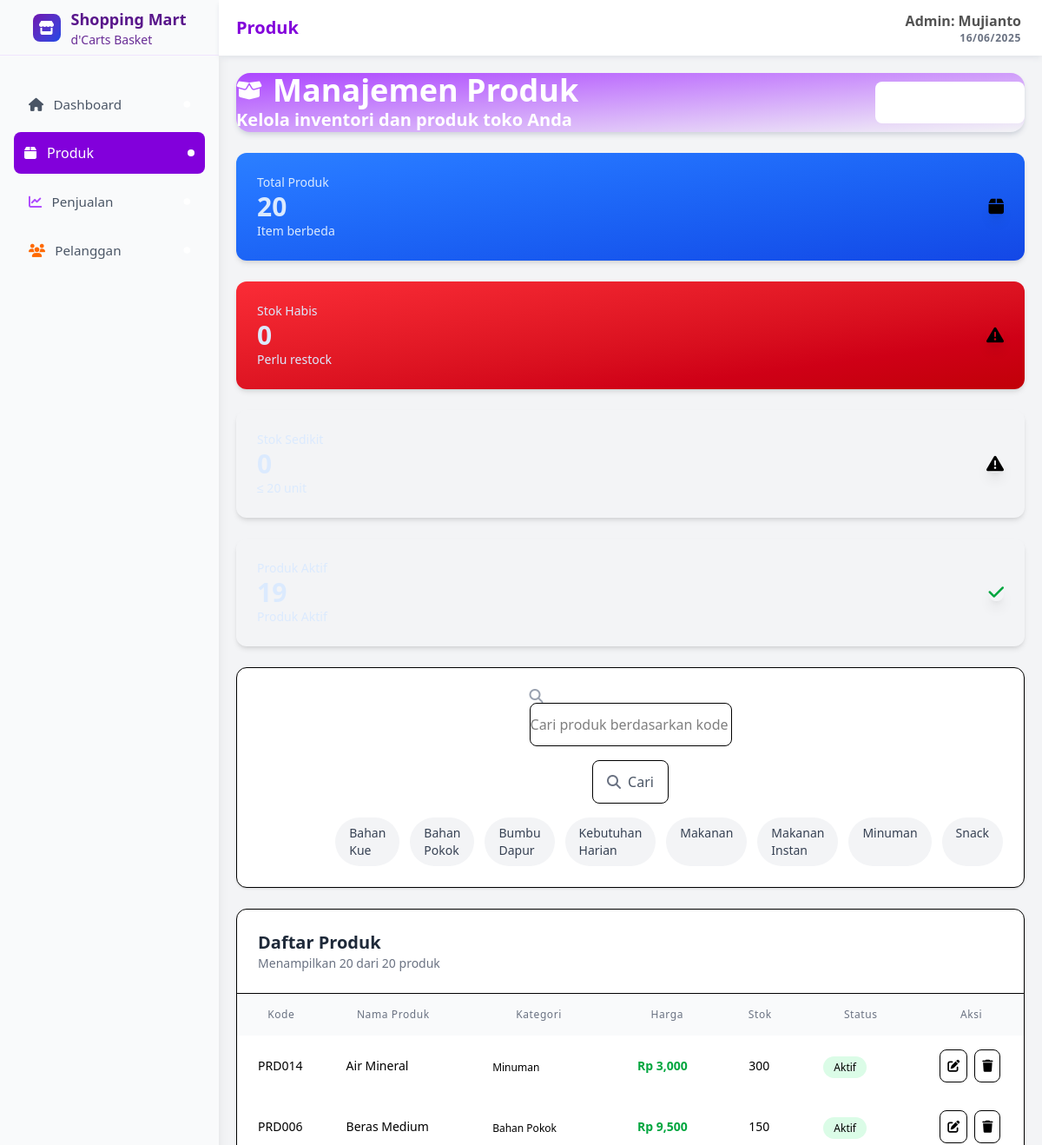
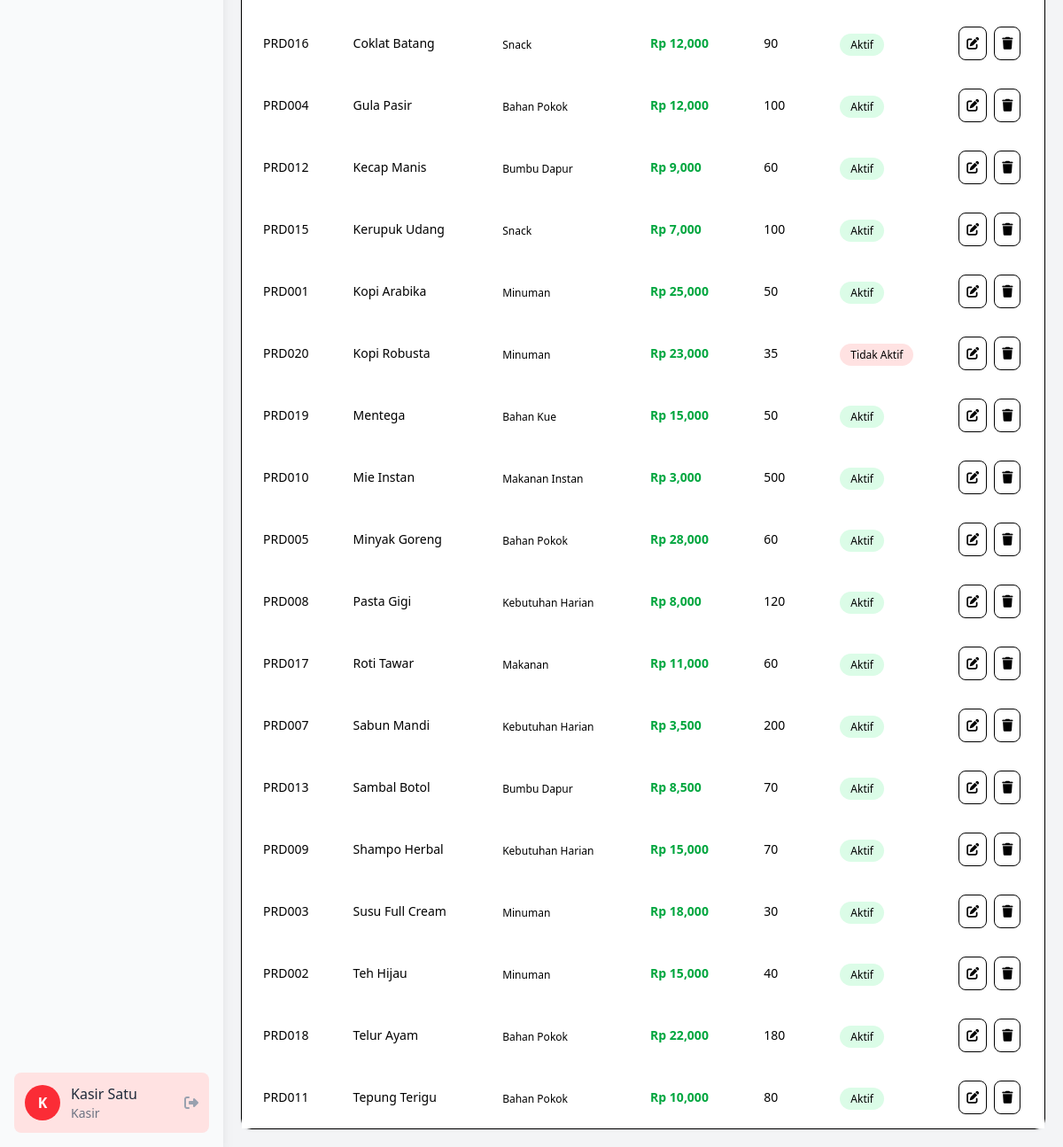
Screenshot of /pages/kelola-produk-view.php with the database file from the repository (2 pictures, top to bottom).
### tables this page shows
CREATE TABLE produk (
    id_produk INT PRIMARY KEY AUTO_INCREMENT,
    kode_produk VARCHAR(50) UNIQUE NOT NULL,
    nama_produk VARCHAR(255) NOT NULL,
    deskripsi TEXT,
    harga_jual DECIMAL(10, 2) NOT NULL DEFAULT 0.00,
    stok INT NOT NULL DEFAULT 0,
    satuan VARCHAR(50) NOT NULL,
    kategori VARCHAR(100),
    foto_produk VARCHAR(255),
    tanggal_dibuat DATETIME NOT NULL DEFAULT CURRENT_TIMESTAMP,
    tanggal_diperbarui DATETIME NOT NULL DEFAULT CURRENT_TIMESTAMP ON UPDATE CURRENT_TIMESTAMP,
    status_produk ENUM('Aktif', 'Tidak Aktif') NOT NULL DEFAULT 'Aktif'
);

### utils/tools_util.php (called while the page is built, shortened)
<?php
function getFormattedDate()
{
    $hari = date('d');
    $bulan = date('m');
    $tahun = date('Y');
    $formattedDate = "$hari/$bulan/$tahun";
    return $formattedDate;
}
function buildUrlWithParams($newKategori)
{
    $params = $_GET;
    $params['kategori'] = $newKategori;
    return '?' . http_build_query($params);
}

### utils/produk_util.php (called while the page is built, shortened)
<?php
include '../auth/koneksi.php';
function getTotalPruduk() {
    global $koneksi;
    $query = "SELECT COUNT(*) as total FROM produk";
    $result = mysqli_query($koneksi, $query);
    return $result ? mysqli_fetch_assoc($result)['total'] : 0;
}
function getTotalProdukHampirHabis() {
    global $koneksi;
    $query = "SELECT COUNT(*) as total FROM produk WHERE stok <= 20 AND stok <> 0 AND status_produk = 'Aktif'";
    $result = mysqli_query($koneksi, $query);
    return $result ? mysqli_fetch_assoc($result)['total'] : 0;
}
function filterProdukByKategoriAndKodeProduk($kategori, $kode_produk) {
    global $koneksi;
    $kategori = mysqli_real_escape_string($koneksi, $kategori);
    $kode_produk = mysqli_real_escape_string($koneksi, $kode_produk);
    if ($kategori === 'Semua') {
        $query = "SELECT * FROM produk WHERE kode_produk LIKE '%$kode_produk%' ORDER BY nama_produk ASC";
    } else {
        $query = "SELECT * FROM produk WHERE kategori = '$kategori' AND kode_produk LIKE '%$kode_produk%' ORDER BY nama_produk ASC";
    }
    $result = mysqli_query($koneksi, $query);
    return $result ? mysqli_fetch_all($result, MYSQLI_ASSOC) : [];
}
function getAllKategoriProduk() {
    global $koneksi;
    $query = "SELECT DISTINCT kategori FROM produk ORDER BY kategori ASC";
    $result = mysqli_query($koneksi, $query);
    return $result ? mysqli_fetch_all($result, MYSQLI_ASSOC) : [];
}
function getTotalProdukHabis() {
    global $koneksi;
    $query = "SELECT COUNT(*) as total FROM produk WHERE stok = 0";
    $result = mysqli_query($koneksi, $query);
    return $result ? mysqli_fetch_assoc($result)['total'] : 0;
}
function getTotalProdukAktif() {
    global $koneksi;
    $query = "SELECT COUNT(*) as total FROM produk WHERE status_produk = 'Aktif'";
    $result = mysqli_query($koneksi, $query);
    return $result ? mysqli_fetch_assoc($result)['total'] : 0;
}
?>

### pages/kelola-produk-view.php (the view, shortened to what this page needs)
<?php
require '../utils/tools_util.php';
require '../utils/produk_util.php';
$kategori_aktif = isset($_GET['kategori']) ? $_GET['kategori'] : 'Semua';
$kode_produk = isset($_GET['kode_produk']) ? $_GET['kode_produk'] : '';
$produkList = filterProdukByKategoriAndKodeProduk($kategori_aktif, $kode_produk);
?>
<!DOCTYPE html>
<html lang="en">
<head>
    <link rel="stylesheet" href="../assets/output.css">
    <link rel="stylesheet" href="https://cdnjs.cloudflare.com/ajax/libs/font-awesome/6.7.2/css/all.min.css" />
</head>
<body class="flex w-full h-screen bg-gray-100">
    <?php
    include '../components/sidebar.php'
    ?>
    <div class="flex-1 flex flex-col">
        <div class="w-full h-16 p-3 pl-5 bg-white flex items-center justify-between shadow-md shadow-gray-200">
            <p class="font-bold text-xl text-purple-700">Produk</p>
            <div class="text-neutral-600 text-right mr-3">
                <p class="font-bold">Admin: <span>Mujianto</span></p>
                <p class="text-xs text-gray-500 font-semibold tracking-wider"><?= getFormattedDate() ?></p>
            </div>
        </div>
        <main class="flex-1 flex flex-col space-y-6 w-full h-screen p-5 overflow-y-auto">
            <div class="p-10 flex items-center justify-between bg-gradient-to-br from-purple-500 to-purple-700 rounded-2xl text-white shadow-md shadow-gray-300">
                <div class="text-purple-100">
                    <div class="flex items-center gap-3">
                        <i class="fa-solid fa-box-open text-2xl"></i>
                        <p class="font-bold text-4xl">Manajemen Produk</p>
                    </div>
                    <p class="mt-1 text-xl font-semibold text-purple-100">Kelola inventori dan produk toko Anda</p>
                </div>
                <div>
                    <a href="tambah-produk-view.php">
                        <div class="flex items-center gap-5 px-5 py-3 rounded-lg bg-white text-purple-600">
                            <i class="fa-solid fa-plus"></i>
                            <p>Tambah Produk</p>
                        </div>
                    </a>
                </div>
            </div>
            <div class="grid grid-cols-1 lg:grid-cols-4 gap-6 mb-6">
                <?php
                $dashboardData = [
                    [
                        'title' => 'Total Produk',
                        'value' => getTotalPruduk(),
                        'suffix' => 'Item berbeda',
                        'color' => 'blue',
                        'icon' => 'fa-solid fa-box'
                    ],
                    [
                        'title' => 'Stok Habis',
                        'value' => getTotalProdukHabis(),
                        'suffix' => 'Perlu restock',
                        'color' => 'red',
                        'icon' => 'fa-solid fa-triangle-exclamation'
                    ],
                    [
                        'title' => 'Stok Sedikit',
                        'value' => getTotalProdukHampirHabis(),
                        'suffix' => '≤ 20 unit',
                        'color' => 'yellow',
                        'icon' => 'fa-solid fa-exclamation-triangle'
                    ],
                    [
                        'title' => 'Produk Aktif',
                        'value' => getTotalProdukAktif(),
                        'suffix' => 'Produk Aktif',
                        'color' => 'green',
                        'icon' => 'fa-solid fa-check'
                    ]
                ];
                foreach ($dashboardData as $data) {
                    include '../components/card-informasi-kelola-produk.php';
                }
                ?>
            </div>
            <div class="bg-white rounded-xl p-6 shadow-sm border border-gray-200 mb-6">
                <form action="" method="GET">
                    <div class="flex flex-col lg:flex-row gap-4 items-center">
                        <div class="flex-1 relative">
                            <div class="absolute inset-y-0 left-0 pl-3 flex items-center pointer-events-none">
                                <i class="fa-solid fa-search text-gray-400"></i>
                            </div>
                            <input
                                type="text"
                                name="kode_produk"
                                value="<?= isset($_GET['kode_produk']) ? htmlspecialchars($_GET['kode_produk']) : '' ?>"
                                placeholder="Cari produk berdasarkan kode produk"
                                class="w-full pl-10 pr-4 py-3 border border-gray-200 rounded-lg focus:ring-2 focus:ring-green-500 focus:border-green-500 outline-none transition-colors">
                        </div>
                        <button type="submit" class="flex items-center gap-2 px-4 py-3 border border-gray-200 rounded-lg hover:bg-gray-50 transition-colors">
                            <i class="fa-solid fa-search text-gray-500"></i>
                            <span class="text-gray-600">Cari</span>
                        </button>
                    </div>
                </form>
                <?php
                $kategori_aktif = isset($_GET['kategori']) ? $_GET['kategori'] : 'Semua';
                $data = getAllKategoriProduk();
                ?>
                <div class="flex flex-wrap gap-3 mt-4 pt-4 border-t border-gray-100">
                    <a href="<?= buildUrlWithParams('Semua') ?>"
                        class="category-filter px-4 py-2 <?= $kategori_aktif === 'Semua' ? 'bg-green-500 text-white' : 'bg-gray-100 text-gray-700 hover:bg-gray-200' ?> rounded-full text-sm font-medium transition-colors">
                    </a>
                    <?php foreach ($data as $d) :
                        $isActive = $d['kategori'] === $kategori_aktif;
                        $bgClass = $isActive ? 'bg-green-500 text-white' : 'bg-gray-100 text-gray-700 hover:bg-gray-200';
                    ?>
                        <a href="<?= buildUrlWithParams($d['kategori']) ?>"
                            class="category-filter px-4 py-2 <?= $bgClass ?> rounded-full text-sm font-medium transition-colors">
                            <?= $d['kategori'] ?>
                        </a>
                    <?php endforeach; ?>
                </div>
            </div>
            <div class="bg-white rounded-xl shadow-sm border border-gray-200">
                <div class="p-6 border-b border-gray-200">
                    <h2 class="text-xl font-semibold text-gray-800">Daftar Produk</h2>
                    <p class="text-gray-500 text-sm mt-1">Menampilkan <?= count($produkList) ?> dari <?= getTotalPruduk() ?> produk</p>
                </div>
                <div class="overflow-x-auto">
                    <table class="w-full">
                        <thead class="bg-gray-50">
                            <tr>
                                <th class="px-6 py-4 text-left text-xs font-medium text-gray-500 uppercase tracking-wider">Kode</th>
                                <th class="px-6 py-4 text-left text-xs font-medium text-gray-500 uppercase tracking-wider">Nama Produk</th>
                                <th class="px-6 py-4 text-left text-xs font-medium text-gray-500 uppercase tracking-wider">Kategori</th>
                                <th class="px-6 py-4 text-left text-xs font-medium text-gray-500 uppercase tracking-wider">Harga</th>
                                <th class="px-6 py-4 text-left text-xs font-medium text-gray-500 uppercase tracking-wider">Stok</th>
                                <th class="px-6 py-4 text-left text-xs font-medium text-gray-500 uppercase tracking-wider">Status</th>
                                <th class="px-6 py-4 text-left text-xs font-medium text-gray-500 uppercase tracking-wider">Aksi</th>
                            </tr>
                        </thead>
                        <tbody class="bg-white divide-y divide-gray-200">
                            <?php if (!empty($produkList)): ?>
                                <?php foreach ($produkList as $produk): ?>
                                    <tr class="hover:bg-gray-50">
                                        <td class="px-6 py-4 whitespace-nowrap text-sm font-medium text-gray-900"><?= $produk['kode_produk'] ?></td>
                                        <td class="px-6 py-4 whitespace-nowrap text-sm text-gray-900"><?= $produk['nama_produk'] ?></td>
                                        <td class="px-6 py-4 whitespace-nowrap">
                                            <span class="px-3 py-1 text-xs font-medium bg-blue-100 text-blue-800 rounded-full"><?= $produk['kategori'] ?></span>
                                        </td>
                                        <td class="px-6 py-4 whitespace-nowrap text-sm font-semibold text-green-600">Rp <?= number_format($produk['harga_jual'], 0, '.', ',') ?></td>
                                        <td class="px-6 py-4 whitespace-nowrap text-sm">
                                            <p class="px-3 py-1 rounded-full <?= $produk['stok'] > 20  ? 'text-grey-900' : 'text-red-800 bg-red-100' ?> ">
                                                <?= $produk['stok'] ?>
                                            </p>
                                        </td>
                                        <td class="px-6 py-4 whitespace-nowrap">
                                            <span class="px-3 py-1 text-xs font-medium <?= $produk['status_produk'] == 'Aktif' ? 'bg-green-100 text-green-800' : 'bg-red-100 text-red-800' ?>  rounded-full"><?= $produk['status_produk'] ?></span>
                                        </td>
                                        <td class="px-6 py-4 whitespace-nowrap text-sm">
                                            <div class="flex gap-2">
                                                <a href="edit-produk-view.php?id_produk=<?= $produk['id_produk'] ?>">
                                                    <div class="p-2 text-blue-600 hover:bg-blue-50 rounded-lg border border-blue-200 transition-colors">
                                                        <i class="fa-solid fa-edit"></i>
                                                    </div>
                                                </a>
                                                <a href="">
                                                    <div class="p-2 text-red-600 hover:bg-red-50 rounded-lg border border-red-200 transition-colors">
                                                        <i class="fa-solid fa-trash"></i>
                                                    </div>
                                                </a>
                                            </div>
                                        </td>
                                    </tr>
                                <?php endforeach; ?>
                            <?php else: ?>
                                <tr>
                                    <td colspan="7" class="px-6 py-4 text-center text-gray-500">Tidak ada produk ditemukan</td>
                                </tr>
                            <?php endif; ?>
                        </tbody>
                    </table>
                </div>
            </div>
        </main>
    </div>
</body>
</html>

### rows the page displays
produk: kode_produk "PRD014", nama_produk "Air Mineral", kategori "Minuman", harga_jual "3,000", stok "300", status_produk "Aktif"
produk: kode_produk "PRD006", nama_produk "Beras Medium", kategori "Bahan Pokok", harga_jual "9,500", stok "150", status_produk "Aktif"
produk: kode_produk "PRD016", nama_produk "Coklat Batang", kategori "Snack", harga_jual "12,000", stok "90", status_produk "Aktif"
produk: kode_produk "PRD004", nama_produk "Gula Pasir", kategori "Bahan Pokok", harga_jual "12,000", stok "100", status_produk "Aktif"
produk: kode_produk "PRD012", nama_produk "Kecap Manis", kategori "Bumbu Dapur", harga_jual "9,000", stok "60", status_produk "Aktif"
produk: kode_produk "PRD015", nama_produk "Kerupuk Udang", kategori "Snack", harga_jual "7,000", stok "100", status_produk "Aktif"
produk: kode_produk "PRD001", nama_produk "Kopi Arabika", kategori "Minuman", harga_jual "25,000", stok "50", status_produk "Aktif"
produk: kode_produk "PRD020", nama_produk "Kopi Robusta", kategori "Minuman", harga_jual "23,000", stok "35", status_produk "Tidak Aktif"
produk: kode_produk "PRD019", nama_produk "Mentega", kategori "Bahan Kue", harga_jual "15,000", stok "50", status_produk "Aktif"
produk: kode_produk "PRD010", nama_produk "Mie Instan", kategori "Makanan Instan", harga_jual "3,000", stok "500", status_produk "Aktif"
produk: kode_produk "PRD005", nama_produk "Minyak Goreng", kategori "Bahan Pokok", harga_jual "28,000", stok "60", status_produk "Aktif"
produk: kode_produk "PRD008", nama_produk "Pasta Gigi", kategori "Kebutuhan Harian", harga_jual "8,000", stok "120", status_produk "Aktif"
produk: kode_produk "PRD017", nama_produk "Roti Tawar", kategori "Makanan", harga_jual "11,000", stok "60", status_produk "Aktif"
produk: kode_produk "PRD007", nama_produk "Sabun Mandi", kategori "Kebutuhan Harian", harga_jual "3,500", stok "200", status_produk "Aktif"
produk: kode_produk "PRD013", nama_produk "Sambal Botol", kategori "Bumbu Dapur", harga_jual "8,500", stok "70", status_produk "Aktif"
produk: kode_produk "PRD009", nama_produk "Shampo Herbal", kategori "Kebutuhan Harian", harga_jual "15,000", stok "70", status_produk "Aktif"
produk: kode_produk "PRD003", nama_produk "Susu Full Cream", kategori "Minuman", harga_jual "18,000", stok "30", status_produk "Aktif"
produk: kode_produk "PRD002", nama_produk "Teh Hijau", kategori "Minuman", harga_jual "15,000", stok "40", status_produk "Aktif"
produk: kode_produk "PRD018", nama_produk "Telur Ayam", kategori "Bahan Pokok", harga_jual "22,000", stok "180", status_produk "Aktif"
produk: kode_produk "PRD011", nama_produk "Tepung Terigu", kategori "Bahan Pokok", harga_jual "10,000", stok "80", status_produk "Aktif"

### other values shown
getFormattedDate() "16/06/2025"
$title "Total Produk"
$value "20"
$suffix "Item berbeda"
$title "Stok Habis"
$value "0"
$suffix "Perlu restock"
$d['kategori'] "Bahan Kue"
$d['kategori'] "Bahan Pokok"
$d['kategori'] "Bumbu Dapur"
$d['kategori'] "Kebutuhan Harian"
$d['kategori'] "Makanan"
$d['kategori'] "Makanan Instan"
$d['kategori'] "Minuman"
$d['kategori'] "Snack"
